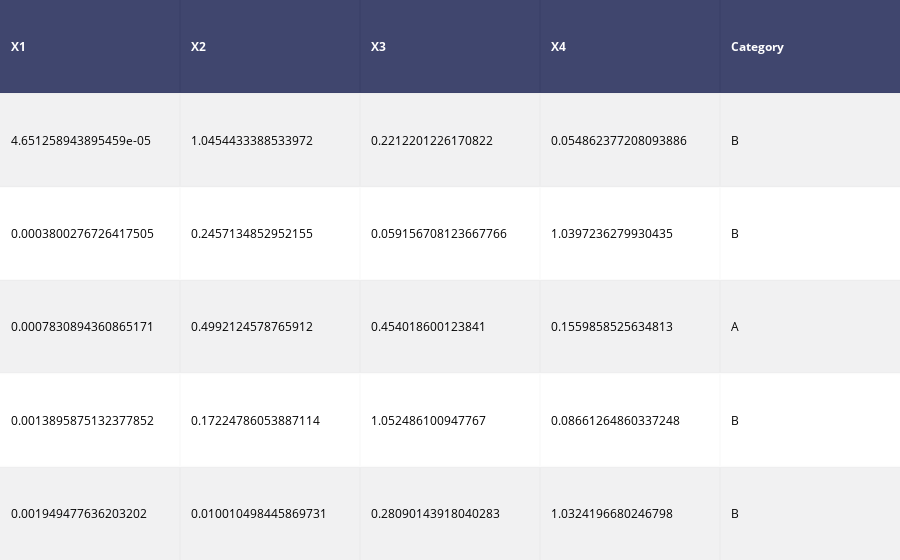

The notebook cell this image was saved under:
### Code cell
df_table = ff.create_table(data.head())
ply.offline.iplot(df_table, filename='iris-data-head')

### Figure 1 — Plotly figure (JSON) as saved in the notebook; plotly's stock layout.template omitted (floating-point values rounded to 4 significant figures)
{"data": [{"colorscale": [[0, "#00083e"], [0.5, "#ededee"], [1, "#ffffff"]], "hoverinfo": "none", "opacity": 0.75, "showscale": false, "type": "heatmap", "uid": "b5613544-d8f5-4a84-a892-bdbf09f64fe0", "z": [[0, 0, 0, 0, 0], [0.5, 0.5, 0.5, 0.5, 0.5], [1, 1, 1, 1, 1], [0.5, 0.5, 0.5, 0.5, 0.5], [1, 1, 1, 1, 1], [0.5, 0.5, 0.5, 0.5, 0.5]], "zauto": true, "zmax": 1, "zmin": 0}], "layout": {"annotations": [{"align": "left", "font": {"color": "#ffffff"}, "showarrow": false, "text": "<b>X1</b>", "x": -0.45, "xanchor": "left", "xref": "x", "y": 0, "yref": "y"}, {"align": "left", "font": {"color": "#ffffff"}, "showarrow": false, "text": "<b>X2</b>", "x": 0.55, "xanchor": "left", "xref": "x", "y": 0, "yref": "y"}, {"align": "left", "font": {"color": "#ffffff"}, "showarrow": false, "text": "<b>X3</b>", "x": 1.55, "xanchor": "left", "xref": "x", "y": 0, "yref": "y"}, {"align": "left", "font": {"color": "#ffffff"}, "showarrow": false, "text": "<b>X4</b>", "x": 2.55, "xanchor": "left", "xref": "x", "y": 0, "yref": "y"}, {"align": "left", "font": {"color": "#ffffff"}, "showarrow": false, "text": "<b>Category</b>", "x": 3.55, "xanchor": "left", "xref": "x", "y": 0, "yref": "y"}, {"align": "left", "font": {"color": "#000000"}, "showarrow": false, "text": "4.651258943895459e-05", "x": -0.45, "xanchor": "left", "xref": "x", "y": 1, "yref": "y"}, {"align": "left", "font": {"color": "#000000"}, "showarrow": false, "text": "1.0454433388533972", "x": 0.55, "xanchor": "left", "xref": "x", "y": 1, "yref": "y"}, {"align": "left", "font": {"color": "#000000"}, "showarrow": false, "text": "0.2212201226170822", "x": 1.55, "xanchor": "left", "xref": "x", "y": 1, "yref": "y"}, {"align": "left", "font": {"color": "#000000"}, "showarrow": false, "text": "0.054862377208093886", "x": 2.55, "xanchor": "left", "xref": "x", "y": 1, "yref": "y"}, {"align": "left", "font": {"color": "#000000"}, "showarrow": false, "text": "B", "x": 3.55, "xanchor": "left", "xref": "x", "y": 1, "yref": "y"}, {"align": "left", "font": {"color": "#000000"}, "showarrow": false, "text": "0.0003800276726417505", "x": -0.45, "xanchor": "left", "xref": "x", "y": 2, "yref": "y"}, {"align": "left", "font": {"color": "#000000"}, "showarrow": false, "text": "0.2457134852952155", "x": 0.55, "xanchor": "left", "xref": "x", "y": 2, "yref": "y"}, {"align": "left", "font": {"color": "#000000"}, "showarrow": false, "text": "0.059156708123667766", "x": 1.55, "xanchor": "left", "xref": "x", "y": 2, "yref": "y"}, {"align": "left", "font": {"color": "#000000"}, "showarrow": false, "text": "1.0397236279930435", "x": 2.55, "xanchor": "left", "xref": "x", "y": 2, "yref": "y"}, {"align": "left", "font": {"color": "#000000"}, "showarrow": false, "text": "B", "x": 3.55, "xanchor": "left", "xref": "x", "y": 2, "yref": "y"}, {"align": "left", "font": {"color": "#000000"}, "showarrow": false, "text": "0.0007830894360865171", "x": -0.45, "xanchor": "left", "xref": "x", "y": 3, "yref": "y"}, {"align": "left", "font": {"color": "#000000"}, "showarrow": false, "text": "0.4992124578765912", "x": 0.55, "xanchor": "left", "xref": "x", "y": 3, "yref": "y"}, {"align": "left", "font": {"color": "#000000"}, "showarrow": false, "text": "0.454018600123841", "x": 1.55, "xanchor": "left", "xref": "x", "y": 3, "yref": "y"}, {"align": "left", "font": {"color": "#000000"}, "showarrow": false, "text": "0.1559858525634813", "x": 2.55, "xanchor": "left", "xref": "x", "y": 3, "yref": "y"}, {"align": "left", "font": {"color": "#000000"}, "showarrow": false, "text": "A", "x": 3.55, "xanchor": "left", "xref": "x", "y": 3, "yref": "y"}, {"align": "left", "font": {"color": "#000000"}, "showarrow": false, "text": "0.0013895875132377852", "x": -0.45, "xanchor": "left", "xref": "x", "y": 4, "yref": "y"}, {"align": "left", "font": {"color": "#000000"}, "showarrow": false, "text": "0.17224786053887114", "x": 0.55, "xanchor": "left", "xref": "x", "y": 4, "yref": "y"}, {"align": "left", "font": {"color": "#000000"}, "showarrow": false, "text": "1.052486100947767", "x": 1.55, "xanchor": "left", "xref": "x", "y": 4, "yref": "y"}, {"align": "left", "font": {"color": "#000000"}, "showarrow": false, "text": "0.08661264860337248", "x": 2.55, "xanchor": "left", "xref": "x", "y": 4, "yref": "y"}, {"align": "left", "font": {"color": "#000000"}, "showarrow": false, "text": "B", "x": 3.55, "xanchor": "left", "xref": "x", "y": 4, "yref": "y"}, {"align": "left", "font": {"color": "#000000"}, "showarrow": false, "text": "0.001949477636203202", "x": -0.45, "xanchor": "left", "xref": "x", "y": 5, "yref": "y"}, {"align": "left", "font": {"color": "#000000"}, "showarrow": false, "text": "0.010010498445869731", "x": 0.55, "xanchor": "left", "xref": "x", "y": 5, "yref": "y"}, {"align": "left", "font": {"color": "#000000"}, "showarrow": false, "text": "0.28090143918040283", "x": 1.55, "xanchor": "left", "xref": "x", "y": 5, "yref": "y"}, {"align": "left", "font": {"color": "#000000"}, "showarrow": false, "text": "1.0324196680246798", "x": 2.55, "xanchor": "left", "xref": "x", "y": 5, "yref": "y"}, {"align": "left", "font": {"color": "#000000"}, "showarrow": false, "text": "B", "x": 3.55, "xanchor": "left", "xref": "x", "y": 5, "yref": "y"}], "autosize": true, "margin": {"b": 0, "l": 0, "r": 0, "t": 0}, "xaxis": {"autorange": true, "dtick": 1, "gridwidth": 2, "range": [-0.5, 4.5], "showticklabels": false, "tick0": -0.5, "ticks": "", "zeroline": false}, "yaxis": {"autorange": true, "dtick": 1, "gridwidth": 2, "range": [5.5, -0.5], "showticklabels": false, "tick0": 0.5, "ticks": "", "zeroline": false}}}
